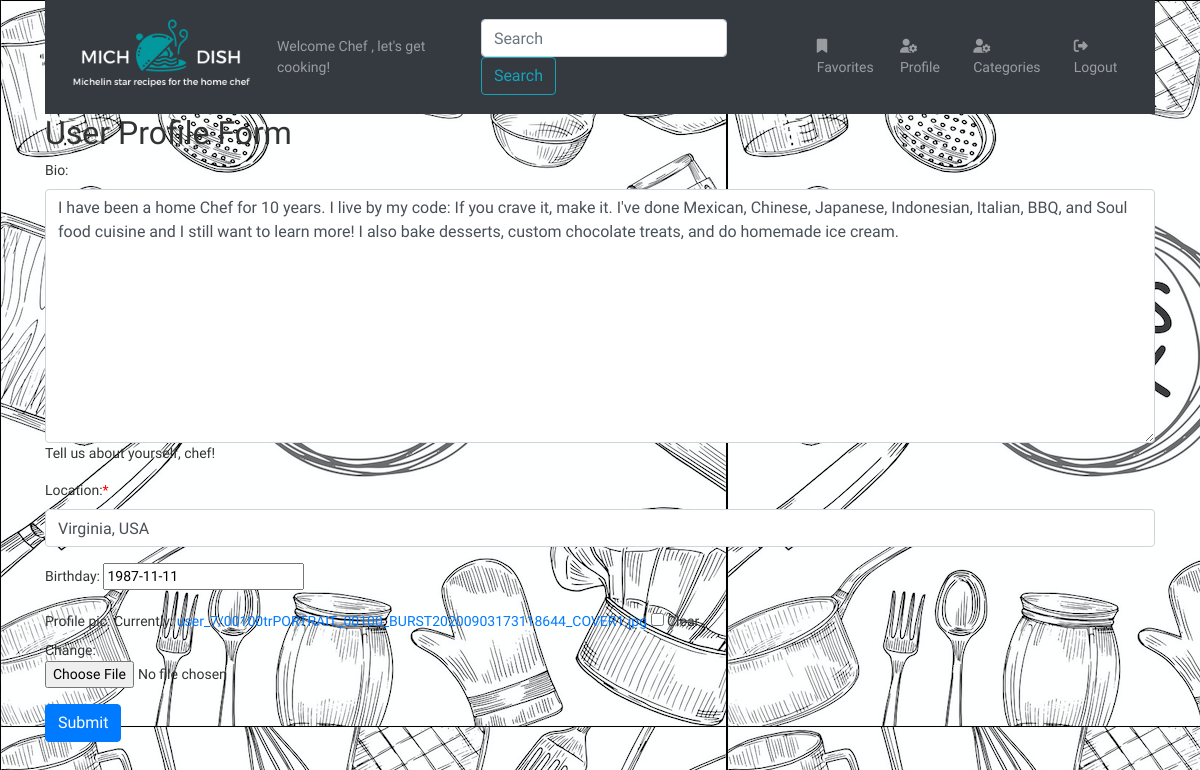
Before: /registration/10/update with the older database file.
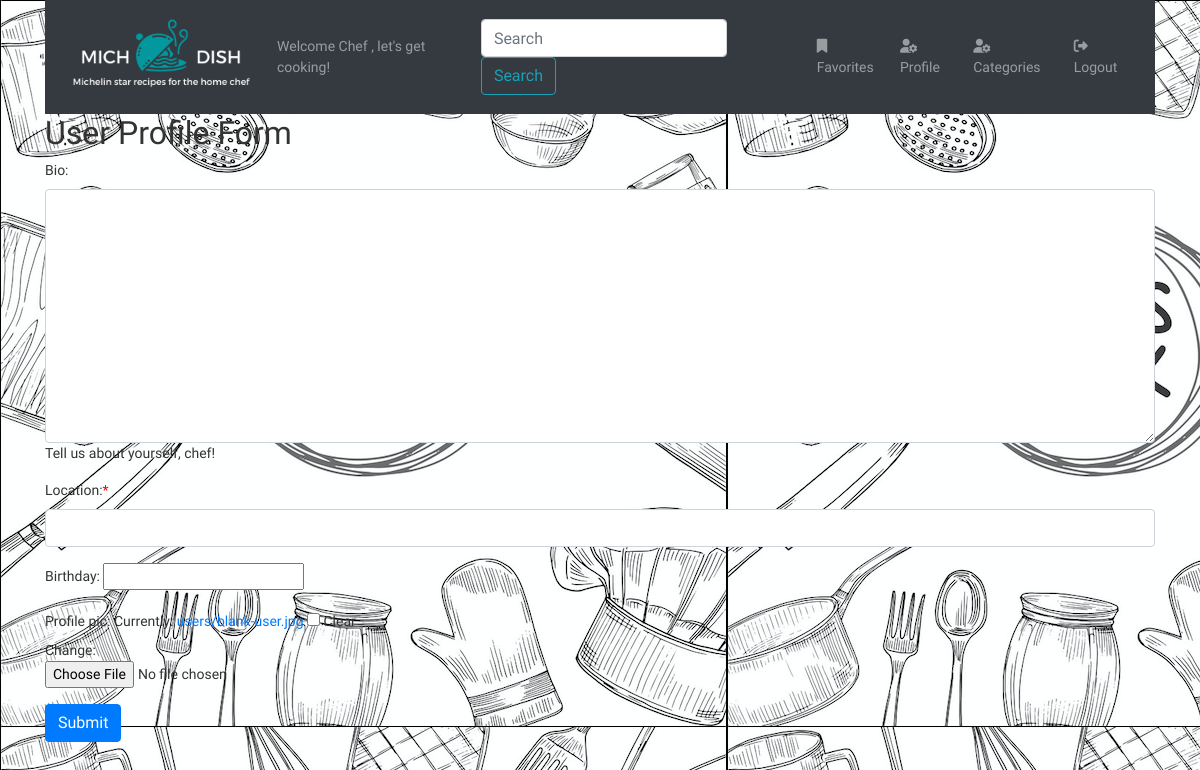
After: the same page with the newer database file.
### dish/models.py (models this page shows, shortened)
class UserProfile(models.Model):
    profile_pic = models.ImageField(
        upload_to= user_directory_path,
        default= 'users/blank-user.jpg',
        blank=True,
        null=True,
        )
    bio = models.TextField(blank=True, help_text="Tell us about yourself, chef!")
    user = models.OneToOneField(User, related_name='profile', on_delete=models.CASCADE)
    location = models.CharField(max_length=50)
    birthday = models.DateField(blank=True, null=True)
    created_at = models.DateField(auto_now_add=True)
    updated_at = models.DateField(auto_now=True)

### accounts/views.py (the view)
# urls.py: path('<int:profiled_user_id>/update', views.update_user_profile, name="update_user_profile"),
def update_user_profile(request, profiled_user_id):
    profiled_user = User.objects.get(id=profiled_user_id)
    profile = profiled_user.profile
    if request.method == 'POST':
        form = UserProfileForm(request.POST, request.FILES, instance=profile)
        if form.is_valid():
            profile = form.save(commit=False)
            if form.cleaned_data['profile_pic'] == None or form.cleaned_data['profile_pic'] == False:
                profile.profile_pic = UserProfile._meta.get_field('profile_pic').get_default()
            profile.save()
            form.save_m2m()
            return redirect(f'/registration/{profiled_user_id}')
    else: #this is a GET request so create a blank form
        form = UserProfileForm(instance=profile)
    context = {
        'user': request.user,
        'profiled_user': profiled_user,
        'form': form,
    }
    return render(request,'registration/user-profile-form.html', context)

### dish/models.py
class UserProfileForm(ModelForm):
    class Meta:
        model = UserProfile
        fields = ['bio', 'location', 'birthday', 'profile_pic']
        widgets = {
            'profile_pic': forms.ClearableFileInput(attrs={'class': 'form-control-file',}),
            'bio': forms.Textarea(attrs={'class': 'form-control'}),
            'location' : forms.TextInput(attrs={'class':'form-control'}),
            'birth_date': forms.DateTimeInput(attrs={'class': 'form-control'}),
       }

### accounts/templates/registration/user-profile-form.html (shortened to what this page needs)
{% extends 'dish/base.html' %}
{% block content %}
<h2>User Profile Form</h2>
<form action="{% url 'accounts:update_user_profile' profiled_user_id=profiled_user.id %}" enctype="multipart/form-data"
    method="POST" role="form" novalidate>
    {% for field in form.visible_fields %}
    <div class="fieldWrapper form-group" data-id="{{ field.name }}"
        aria-required="{% if field.field.required %}true{% else %}false{% endif %}">
        {{ field.label_tag }}{% if field.field.required %}<span class="required">*</span>{% endif %}
        {{ field }}
        {% if field.help_text %}
        <p class="help">{{ field.help_text|safe }}</p>
        {% endif %}
    </div>
    {% endfor %}
    <input type="submit" class="btn btn-primary mb-2" value="Submit" />
</form>
{% endblock %}

Changed rows visible on the page:
changed UserProfile: bio "I have been a home Chef for 10 years. I live by my code: If you crave it, make it. I've done Mexican, Chinese, Japanese, Indonesian, Italian, BBQ, and Soul food cuisine and I still want to learn more! I also bake desserts, custom chocolate treats, and do homemade ice cream." → (not shown); location "Virginia, USA" → (not shown); birthday "1987-11-11" → (not shown)
Other visible differences:
text no longer shown: "Currently: user_7/00100trPORTRAIT_00100_BURST20200903173118644_COVER1.jpg Clear Change:"
text now shown: "Currently: users/blank-user.jpg Clear Change:"
